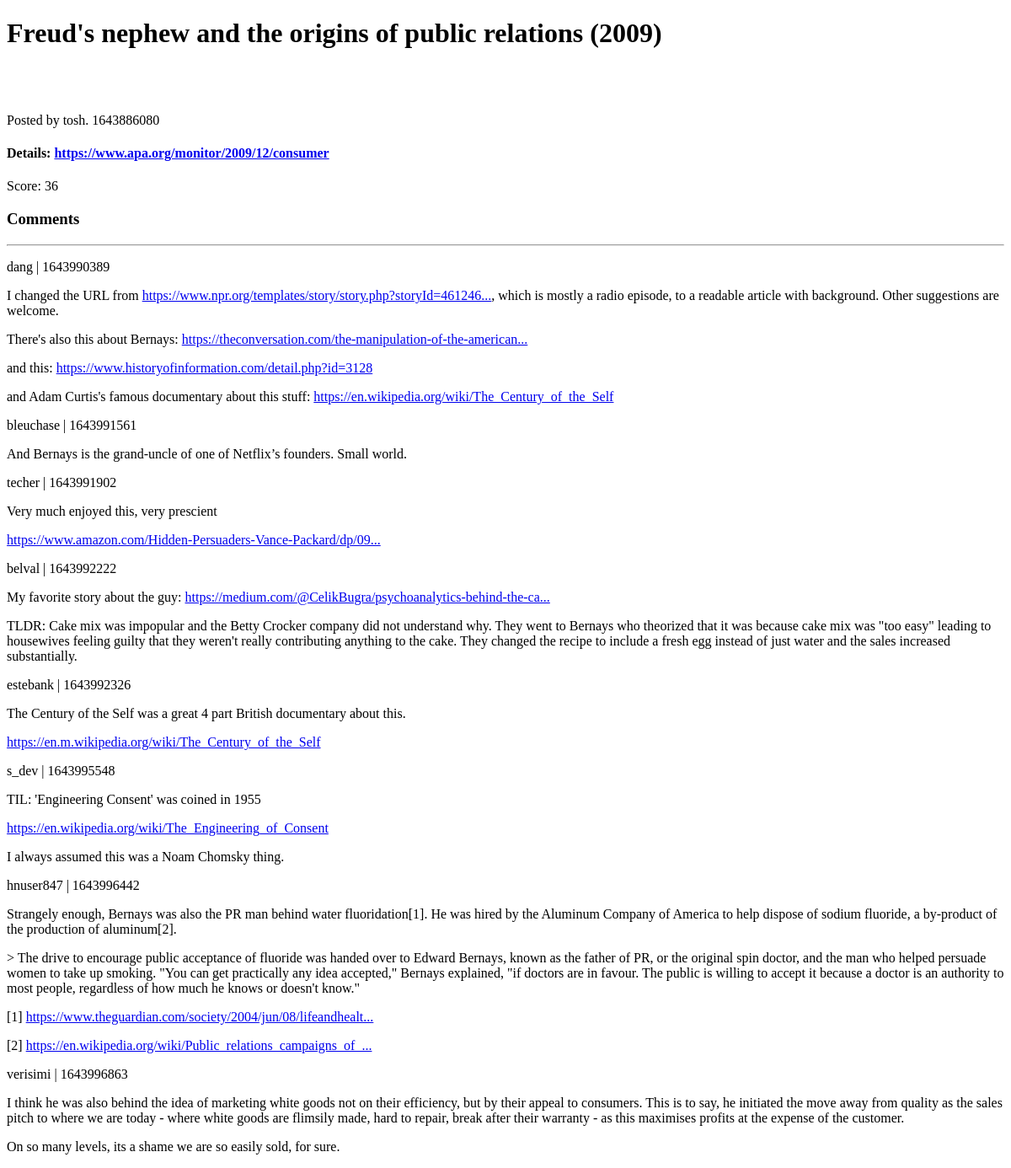
The page /story_detail/30190986 on the database as committed earlier.
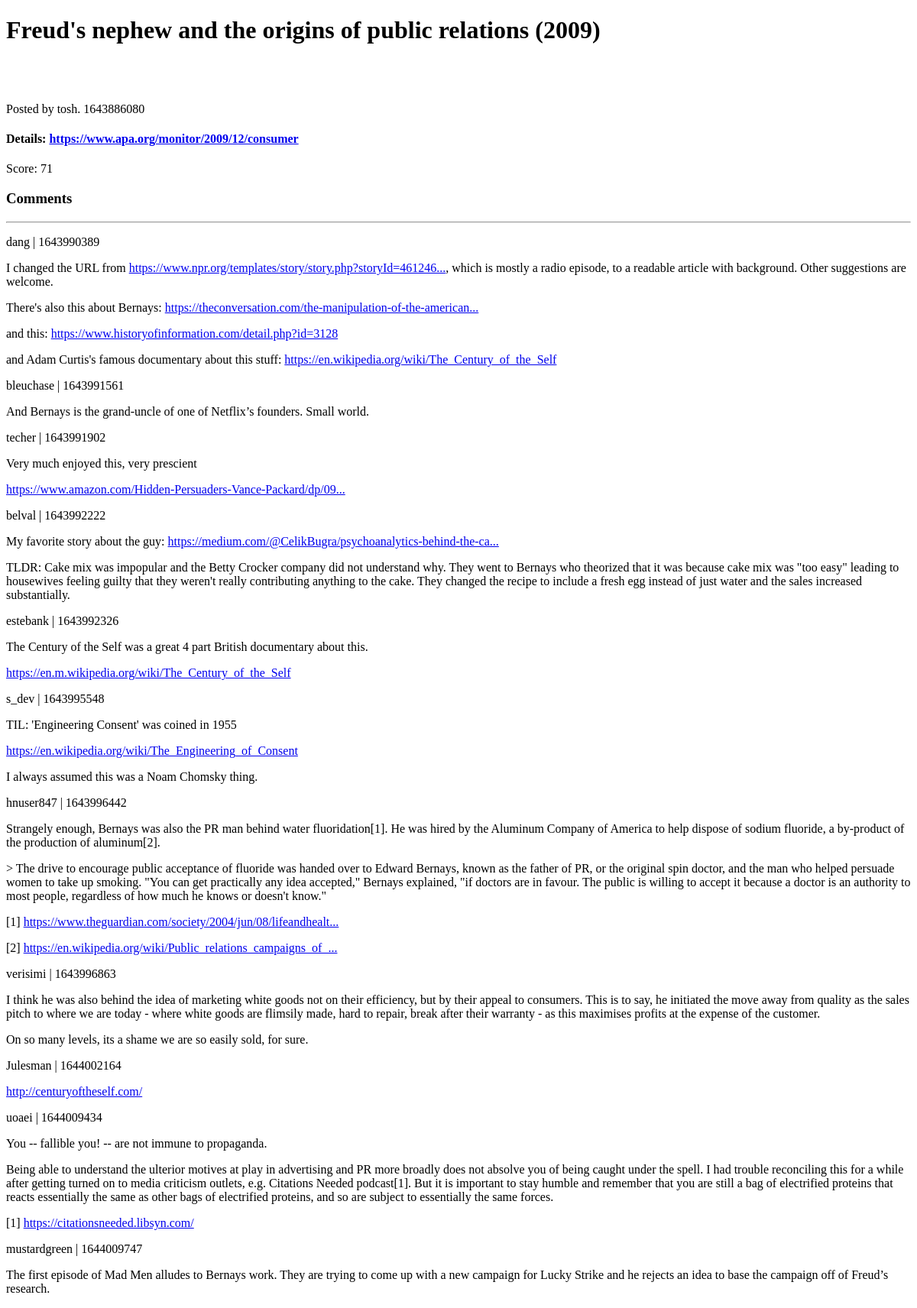
The same page on the database as committed later.
### newsyapp/models.py (models this page shows)
class Story(models.Model):
    id = models.IntegerField(primary_key=True)
    by = models.CharField(max_length=64, blank=True)
    time = models.IntegerField(blank=True, null=True)
    kids = models.ManyToManyField("Comment", blank=True, related_name="stories")
    descendants = models.IntegerField(blank=True, null=True)
    score = models.IntegerField(blank=True, null=True)
    title = models.TextField(blank=True)
    url = models.URLField(blank=True, null=True)

class Comment(models.Model):
    id = models.IntegerField(primary_key=True)
    by = models.CharField(max_length=64, blank=True)
    time = models.IntegerField(blank=True, null=True)
    kids = models.ManyToManyField("self", blank=True, symmetrical=False, related_name="comments")
    parent = models.IntegerField(blank=True, null=True)
    text = models.TextField(blank=True)

### newsyapp/views.py (the view)
# urls.py: path("story_detail/<int:item_id>", views.get_story, name="story_detail"),
def get_story(request, item_id):
    if Story.objects.filter(id=item_id).exists():
        item = Story.objects.get(id=item_id)
        comments = item.kids.all()
        return render(request, "newsyapp/item_detail.html", {
            "type": "Story",
            "item": item,
            "comments": comments
        })
    return HttpResponseNotFound()

### newsyapp/templates/newsyapp/item_detail.html (shortened to what this page needs)
{% extends "newsyapp/layout.html" %}
{% block body %}
    <h1>{{ item.title }}</h1>
    <br><br><br>
    {% if item.by %}
        Posted by {{ item.by }}. {{ item.time }}
    {% else %}
        Anonymous. {{ item.time }}
    {% endif %}
    {% if item.url %}
        <h4>Details: <a href="{{ item.url }}", target="blank">{{ item.url }}</a></h4>
    {% endif %}
    {% if type == "Job" %}
        {% if item.text %}
            <p>{{ item.text }}</p>
        {% endif %}
    {% elif type == "Story" %}
        {% if item.score %}
            <p>Score: {{ item.score }}</p>
        {% endif %}
        <h3>Comments</h3>
        <hr>
        {% for comment in comments %}
            <p>
                {{ comment.by }} | {{ comment.time }}
                <p>{{ comment.text | safe }}</p>
            </p>
        {% endfor %}
    {% endif %}
{% endblock %}

Rows that differ between the two databases and show on the page:
changed Story "tosh": score "36" → "71"
added Comment: by "Julesman", time "1644002164", text "http://centuryoftheself.com/"
added Comment: by "uoaei", time "1644009434", text "You -- fallible you! -- are not immune to propaganda. Being able to understand the ulterior motives at play in advertising and PR more broadly does not absolve you of being caught under the spell. I had trouble reconciling this for a while after getting turned on to media criticism outlets, e.g. Citations Needed podcast[1]. But it is important to stay humble and remember that you are still a bag of electrified proteins that reacts essentially the same as other bags of electrified proteins, and so are subject to essentially the same forces. [1] https://citationsneeded.libsyn.com/"
added Comment: by "mustardgreen", time "1644009747", text "The first episode of Mad Men alludes to Bernays work. They are trying to come up with a new campaign for Lucky Strike and he rejects an idea to base the campaign off of Freud’s research."
